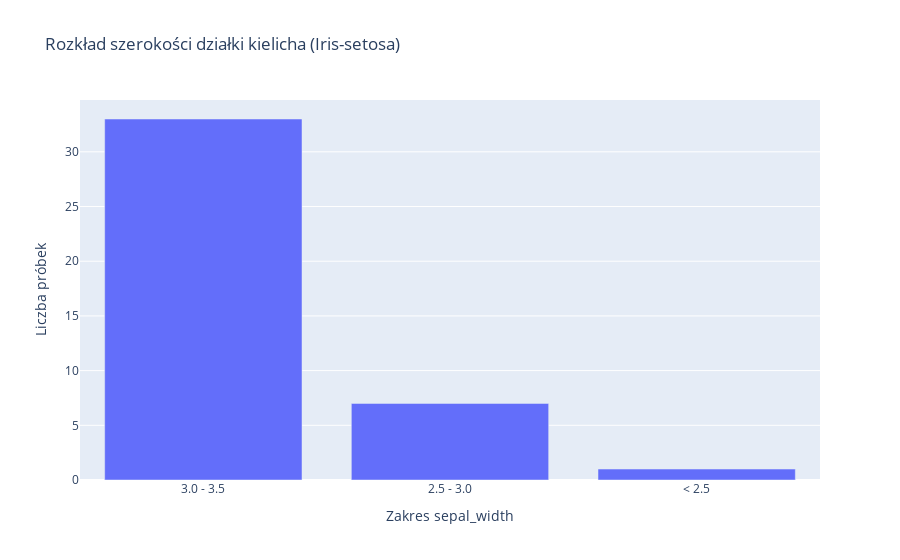

Notebook cell for this chart:
### Code cell
setosa = flowers[flowers['species'] == 'Iris-setosa']

# Filtracja
res1 = len(setosa[(setosa['sepal_width'] <= 3.5) & (setosa['sepal_width'] >= 3.0)])
res2 = len(setosa[(setosa['sepal_width'] <= 3.0) & (setosa['sepal_width'] >= 2.5)])
res3 = len(setosa[setosa['sepal_width'] < 2.5])

# Etykiety przedziałów
labels = ['3.0 - 3.5', '2.5 - 3.0', '< 2.5']

# Wykres słupkowy
fig = px.bar(
    x=labels,
    y=[res1, res2, res3],
    labels={"x": "Zakres sepal_width", "y": "Liczba próbek"},
    title="Rozkład szerokości działki kielicha (Iris-setosa)"
)
fig.show()

### Figure 1 — Plotly figure (JSON) as saved in the notebook; plotly's stock layout.template omitted (floating-point values rounded to 4 significant figures)
{"data": [{"hovertemplate": "Zakres sepal_width=%{x}<br>Liczba próbek=%{y}<extra></extra>", "legendgroup": "", "marker": {"color": "#636efa", "pattern": {"shape": ""}}, "name": "", "orientation": "v", "showlegend": false, "textposition": "auto", "type": "bar", "x": ["3.0 - 3.5", "2.5 - 3.0", "< 2.5"], "xaxis": "x", "y": [33, 7, 1], "yaxis": "y"}], "layout": {"barmode": "relative", "legend": {"tracegroupgap": 0}, "title": {"text": "Rozkład szerokości działki kielicha (Iris-setosa)"}, "xaxis": {"anchor": "y", "domain": [0, 1], "title": {"text": "Zakres sepal_width"}}, "yaxis": {"anchor": "x", "domain": [0, 1], "title": {"text": "Liczba próbek"}}}}
